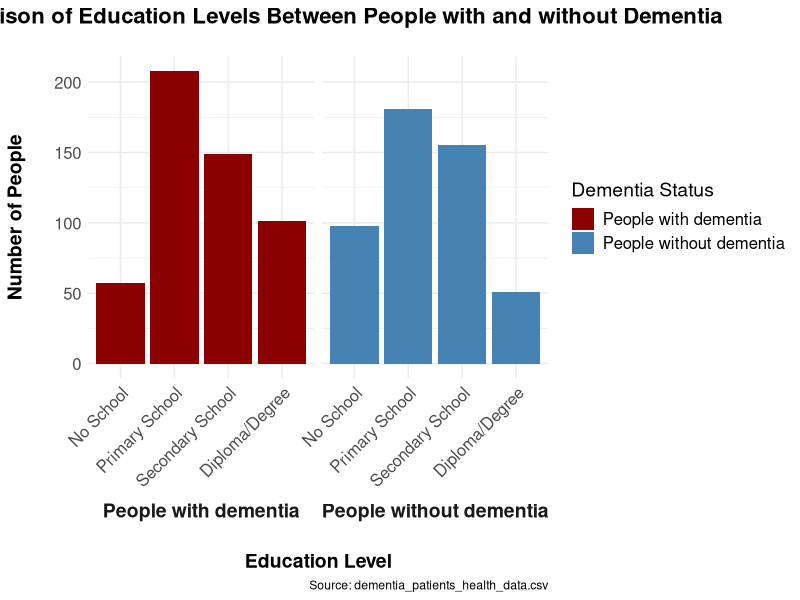
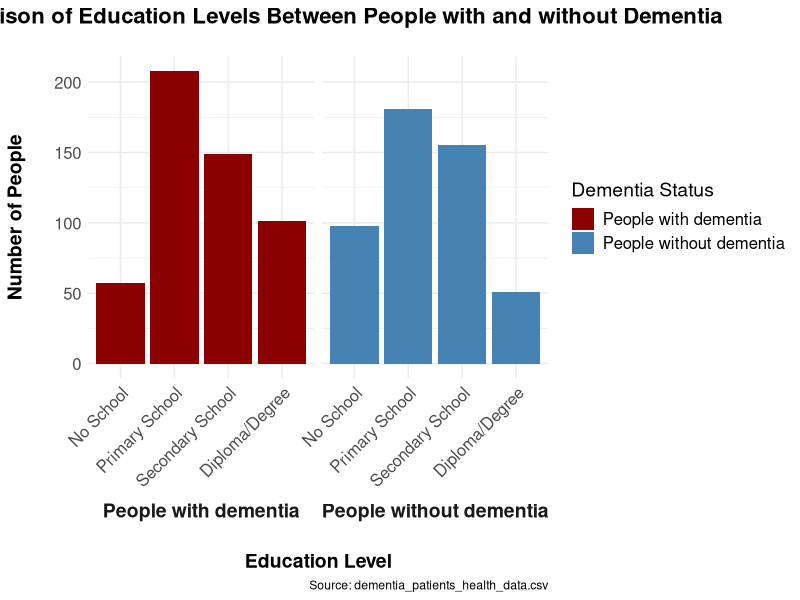

The R source for these figures, in order:
library(tidyverse)

# Read the data
data <- read.csv("data/dementia_patients_health_data.csv")

# Convert dementia to a factor
data$Dementia <- factor(data$Dementia, levels = c(0, 1), labels = c("People with dementia", 
                                                                    "People without dementia"))

# Specify the order of education levels from least years to most. 
education_order <- c("No School",
                     "Primary School", 
                     "Secondary School", 
                     "Diploma/Degree")

# Reorder the Education_Level factor, this way it goes in a logical manner
data$Education_Level <- factor(data$Education_Level, levels = education_order)

# Create the faceted bar graph , with x as the different education levels
ggplot(data, aes(x = Education_Level, fill = Dementia)) +
  geom_bar() +
  facet_grid(~ Dementia, scales = "free_y", switch = "x") +
  # Add colors manually so they are the same among all graphs
  scale_fill_manual(values = c( "People with dementia" = "darkred", 
                                "People without dementia" = "steelblue")) +
  # Add labels
  labs(
    title = "Comparison of Education Levels Between People with and without Dementia",
    x = "Education Level",
    y = "Number of People",
    fill = "Dementia Status",
    caption = "Source: dementia_patients_health_data.csv"
  ) +
  # Give the graph a cleaner theme
  theme_minimal() +
  # Adjust text size for better readability
  theme(
    plot.title = element_text(size = 16, face = "bold", hjust = 0.5, margin = margin(b = 20)),
    axis.title.x = element_text(size = 14, face = "bold", margin = margin(t = 20)),
    axis.title.y = element_text(size = 14, face = "bold", margin = margin(r = 20)),
    axis.text.x = element_text(size = 12, angle = 45, hjust = 1),
    axis.text.y = element_text(size = 12),
    strip.text = element_text(size = 14, face = "bold"),
    legend.title = element_text(size = 14),
    legend.text = element_text(size = 12),
    strip.background = element_blank(),
    strip.placement = "outside"
  )

# Save graph as a png
ggsave("education_levels.png", plot = last_plot())